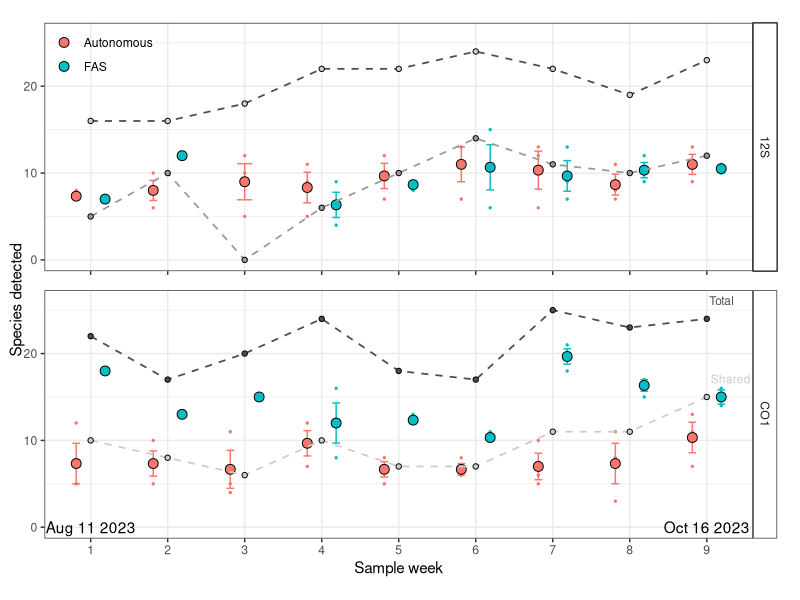
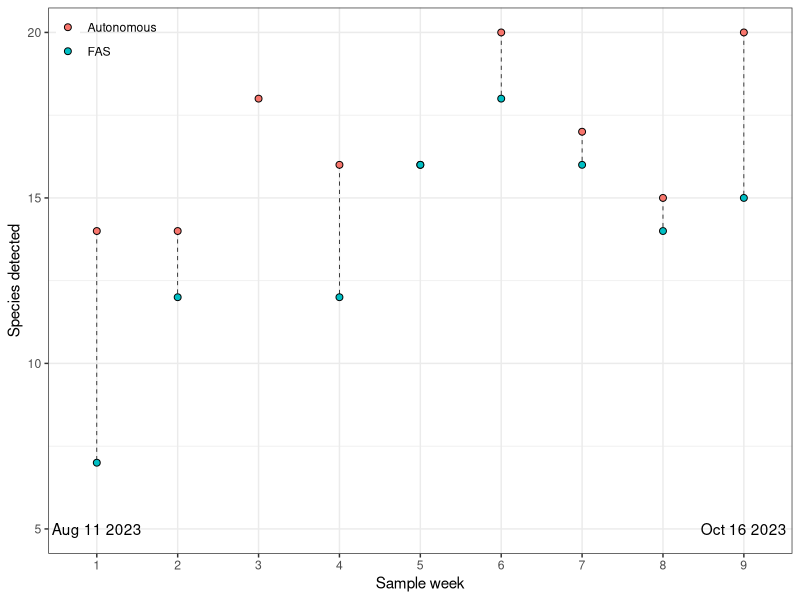

These figures' R source, in order:
## Plotting DOT comparison data -----

#load libraries ---
library(tidyverse)
library(patchwork)

#functions
substrRight <- function(x, n){
  substr(x, nchar(x)-n+1, nchar(x))
}

#load data --- 
dot_data_raw <- read.csv("data/12S_Taxonomy_Table_FilteredFinal_grouped.csv") #fish
dot_data_raw_invert <- read.csv("data/DOTCOI_feature_table_export_filtered.csv")

#format to long 
dot_df <- dot_data_raw%>%
          gather(key = "Sampler",val="reads",3:48)%>%
          mutate(type=ifelse(grepl("DOT",Sampler),"Autonomous","FAS"),
                 week=substrRight(Sampler,1),
                 rep=case_when(grepl("1003",Sampler)~1,
                               grepl("1004",Sampler)~2,
                               grepl("1005",Sampler)~3,
                               grepl("SR1",Sampler)~1,
                               grepl("SR2",Sampler)~2,
                               grepl("SR3",Sampler)~3,
                               TRUE ~ NA),
                 marker="12S")%>% #only a catch if it didn't work: sum(is.na(dot_df$rep)) == 0
                 rename(confed = Confidence)

dot_df_invert <- dot_data_raw_invert%>%
                 gather(key = "Sampler",val="reads",7:53)%>%
                 mutate(type=ifelse(grepl("DOT",Sampler),"Autonomous","FAS"),
                         week=substrRight(Sampler,1),
                         rep=case_when(grepl("1003",Sampler)~1,
                                       grepl("1004",Sampler)~2,
                                       grepl("1005",Sampler)~3,
                                       grepl("SR1",Sampler)~1,
                                       grepl("SR3",Sampler)~2,
                                       grepl("SR4",Sampler)~3,
                                       grepl("SR5",Sampler)~4,
                                       TRUE ~ NA),
                        marker="CO1")%>%
                  rename(Sp=Species,confed = 6)

#calculate weekly richness

## Data prep --------------

rich_df <- rbind(dot_df,dot_df_invert%>%select(names(dot_df)))%>% #number of speci
            filter(reads>0)

dot_df_rich_rep <- rich_df%>% #per replicate richness
                  group_by(marker,type,week,rep)%>%
                  summarize(nspecies=length(unique(Sp)))%>%
                  ungroup()%>%
                  data.frame()

dot_df_week_rich <- dot_df_rich_rep%>% #average replicate richness
                    group_by(marker,type,week)%>%
                    summarize(mn=mean(nspecies),
                              sd=sd(nspecies))%>%
                    ungroup()%>%
                    mutate(se=sd/sqrt(3),
                           se=ifelse(week>3 & type == "SR",sd,se))%>%
                    data.frame()%>%
                    mutate(rep=NA)

dot_df_week_rich_overlap <- rich_df%>% #overlap amongst species detected per week. 
                      group_by(marker,type,week)%>%
                      distinct(Sp,.keep_all=TRUE)%>%
                      ungroup()%>%
                      group_by(marker,week,Sp)%>%
                      summarize(count=n())%>%
                      ungroup()%>%
                      group_by(marker,week)%>%
                      summarize(shared = sum(count==2),
                                count=n(),
                                overlap = shared/count)%>%
                      ungroup()%>%
                      data.frame()%>%
                      mutate(rep=NA,se=NA,sd=NA)

#Assemble plot data
plotvals <- c("marker","type","week","rep","xval","sd","se")

plotdata <- rbind(dot_df_rich_rep%>%
                    rename(xval=nspecies)%>%
                    mutate(sd=NA,se=NA,type=paste(type,"replicate",sep="_"))%>%
                    select(plotvals),
                  
                  dot_df_week_rich%>%
                    rename(xval=mn)%>%
                    dplyr::select(plotvals),
                  
                  dot_df_week_rich_overlap%>%
                    rename(Shared = shared,
                           Total=count)%>%
                    gather(key = "type", value = "xval", Shared, Total)%>%
                    mutate(sd=NA,se=NA)%>%
                    select(plotvals)
                  
)%>%mutate(type2=gsub("_replicate","",type))


#12S marker plot --------------
p1_a <- ggplot()+
  #per replicate points
  geom_point(data=plotdata%>%
               filter(marker=="12S",type%in%c("Autonomous_replicate","FAS_replicate")),
             aes(x=week,y=xval,col=type2),size=0.5, position=position_dodge(width=0.75),show.legend = FALSE)+
  
  #mean among replicates
  geom_errorbar(data=plotdata%>%
                  filter(marker=="12S",type %in% c("Autonomous","FAS")),
                aes(x=week,y=xval,ymin=xval-se,ymax=xval+se,group=type2,col=type2),
                #linetype = "dotted",
                position=position_dodge(width=0.75),
                width=0.2,show.legend = FALSE)+
  geom_point(data=plotdata%>%filter(marker=="12S",type %in% c("Autonomous","FAS")),
             position=position_dodge(width=0.75),size=3,
             aes(x=week,y=xval,group=type2,fill=type2),pch=21,col="black")+
  
  #shared species points and line
  geom_line(data=plotdata%>%
              filter(marker=="12S",type=="Shared")%>%
              mutate(marker="12S"),aes(x=week,y=xval,group=1),lty=2,col="grey60",lwd=0.6)+
  geom_point(data=plotdata%>%filter(marker=="12S",type=="Shared"),
             aes(x=week,y=xval),shape=21,fill="grey60",size=1.5)+
  
  #total species 
  geom_line(data=plotdata%>%
              filter(marker=="12S",type=="Total")%>%
              mutate(marker="12S"),aes(x=week,y=xval,group=1),lty=2,col="grey30",lwd=0.6)+
  geom_point(data=plotdata%>%filter(marker=="12S",type=="Total"),
             aes(x=week,y=xval),shape=21,fill="grey80",size=1.5)+
  
  facet_grid(marker~.)+
  theme_bw()+
  labs(x="Sample week",y="Species detected",fill="")+
  theme(legend.position = c(0, 1),  # Position legend in the top left
        legend.justification = c(0, 1),
        legend.background = element_blank(),
        legend.title = element_blank(),
        strip.background = element_rect(fill="white"),
        axis.text.x = element_blank(),
        axis.title.x = element_blank())+
  scale_y_continuous(limits = c(0,26))

#CO1 marker plot --------------
p1_b <- ggplot()+
  #per replicate points
  geom_point(data=plotdata%>%
               filter(marker=="CO1",type%in%c("Autonomous_replicate","FAS_replicate")),
             aes(x=week,y=xval,col=type2),size=0.5, position=position_dodge(width=0.75),show.legend = FALSE)+
  
  #mean among replicates
  geom_errorbar(data=plotdata%>%
                  filter(marker=="CO1",type %in% c("Autonomous","FAS")),
                aes(x=week,y=xval,ymin=xval-se,ymax=xval+se,group=type2,col=type2),
                #linetype = "dotted",
                position=position_dodge(width=0.75),
                width=0.2,show.legend = FALSE)+
  geom_point(data=plotdata%>%filter(marker=="CO1",type %in% c("Autonomous","FAS")),
             position=position_dodge(width=0.75),size=3,
             aes(x=week,y=xval,group=type2,fill=type2),pch=21,col="black")+
  
  #shared species points and line
  geom_line(data=plotdata%>%
              filter(marker=="CO1",type=="Shared")%>%
              mutate(marker="CO1"),aes(x=week,y=xval,group=1),lty=2,col="grey80",lwd=0.6)+
  geom_point(data=plotdata%>%filter(marker=="CO1",type=="Shared"),
             aes(x=week,y=xval),shape=21,fill="grey80",size=1.5)+
  
  #total species 
  geom_line(data=plotdata%>%
              filter(marker=="CO1",type=="Total")%>%
              mutate(marker="CO1"),aes(x=week,y=xval,group=1),lty=2,col="grey30",lwd=0.6)+
  geom_point(data=plotdata%>%filter(marker=="CO1",type=="Total"),
             aes(x=week,y=xval),shape=21,fill="grey30",size=1.5)+
  
  # Labels for total and shared lines
  geom_text(data = plotdata %>%
              filter(marker == "CO1", type %in% c("Total", "Shared"), week == 9),
            aes(x = week, y = xval, label = type), 
            hjust = -0.1, vjust = -1.5, size = 3, color = c("grey80", "grey30"))  +
  
  #facet label
  facet_grid(marker~.)+
  
  #time of week labels
  geom_text(data=data.frame(week = c(1,9),
                            xval = rep(0,2), 
                            label = c("Aug 11 2023","Oct 16 2023")),aes(x=week,y=xval,label=label))+
  theme_bw()+
  labs(x="Sample week",y="Species detected",fill="")+
  theme(legend.position = "none",  
        strip.background = element_rect(fill="white"))+
  scale_y_continuous(limits = c(0,26))


#patchwork combination plot ----
p1 <- wrap_elements(p1_a/p1_b & ylab(NULL) & theme(plot.margin = margin(5.5, 5.5, 5.5, 0))) + 
  labs(tag = "Species detected") + # https://tidytales.ca/snippets/2022-12-22_patchwork-shared-axis-labels/
  theme(
    plot.tag = element_text(size = rel(1), angle = 90),
    plot.tag.position = "left"
  )

ggsave("figures/marker_method_comparision.png",p1,width=8,height=5,units="in",dpi=300)


dot_df_week_rich_total <- dot_df%>%
  filter(reads>0)%>%
  group_by(type,week)%>%
  summarize(nspecies=length(unique(Sp)))%>%
  ungroup()%>%
  data.frame()


p2 <- ggplot(data=dot_df_week_rich_total,aes(x=week,y=nspecies))+
  geom_path(lwd=0.25,aes(group=week),lty=2,show.legend = FALSE)+
  geom_point(size=2,aes(group=type,fill=type),pch=21,col="black")+
  geom_text(data=data.frame(week = c(1,9),
                            nspecies = rep(range(dot_df_week_rich_total$nspecies)[1]-2,2), 
                            label = c("Aug 11 2023","Oct 16 2023")),aes(label=label))+
  theme_bw()+
  labs(x="Sample week",y="Species detected",fill="")+
  theme(legend.position = c(0, 1),  # Position legend in the top left
        legend.justification = c(0, 1),
        legend.background = element_blank(),
        legend.title = element_blank())

ggsave("figures/TotalRichness_Comparison.png",p2,width=7.5,height=4.5,units="in",dpi=300)
